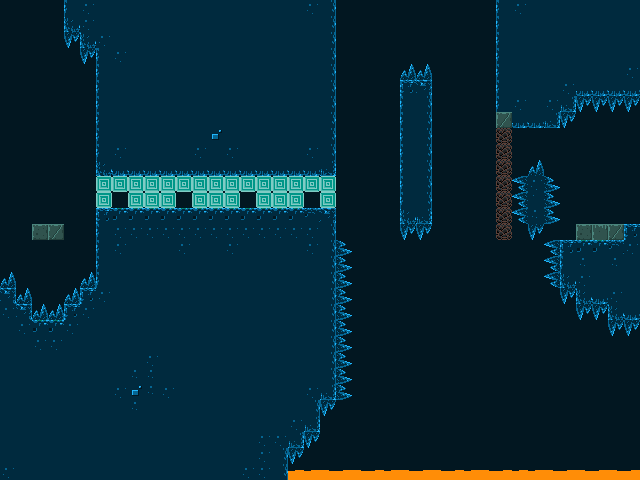

Below is a game level as drawn by its tile map, then a one-line description and the .tmx that defines it (tile-layer data replaced by summaries):
An orthogonal 40x30 tile map with 16x16 px tiles, 6 tile layers (backgroundLayer, stageLayer, trapsLayer, fragileLayer, ...), 4 tilesets and 14 objects (12x secret, playerStart, portal).

<map version="1.0" orientation="orthogonal" renderorder="right-down" width="40" height="30" tilewidth="16" tileheight="16" nextobjectid="44">
 <tileset firstgid="1" name="stageTiles" tilewidth="16" tileheight="16" tilecount="60" columns="10">
  <image source="../assets/img/tiles.png" width="160" height="96" />
 </tileset>
 <tileset firstgid="61" name="playerTiles" tilewidth="16" tileheight="16" tilecount="16" columns="4">
  <image source="../assets/img/player.png" width="64" height="64" />
 </tileset>
 <tileset firstgid="77" name="itemsTiles" tilewidth="16" tileheight="16" tilecount="16" columns="4">
  <image source="../assets/img/items.png" width="64" height="64" />
 </tileset>
 <tileset firstgid="93" name="secret" tilewidth="16" tileheight="16" tilecount="6" columns="6">
  <image source="../assets/img/secret.png" width="96" height="16" />
 </tileset>
 <layer name="backgroundLayer" width="40" height="30">
  <data>[1200 cells, 1200 non-empty, 7 distinct tile ids]</data>
 </layer>
 <objectgroup name="objectsLayer">
  <object id="1" name="Player" type="playerStart" gid="66" x="51" y="224" width="16" height="16" />
  <object id="8" name="Portal" type="portal" gid="79" x="624" y="224" width="16" height="16">
   <properties>
    <property name="animated" type="bool" value="true" />
    <property name="sprite" value="portal" />
    <property name="targetTilemap" value="17" />
   </properties>
  </object>
  <object id="30" name="Secret" type="secret" gid="93" x="304" y="208" width="16" height="16">
   <properties>
    <property name="animated" type="bool" value="true" />
    <property name="sprite" value="secret" />
   </properties>
  </object>
  <object id="31" name="Secret" type="secret" gid="93" x="240" y="208" width="16" height="16">
   <properties>
    <property name="animated" type="bool" value="true" />
    <property name="sprite" value="secret" />
   </properties>
  </object>
  <object id="32" name="Secret" type="secret" gid="93" x="176" y="208" width="16" height="16">
   <properties>
    <property name="animated" type="bool" value="true" />
    <property name="sprite" value="secret" />
   </properties>
  </object>
  <object id="33" name="Secret" type="secret" gid="93" x="112" y="208" width="16" height="16">
   <properties>
    <property name="animated" type="bool" value="true" />
    <property name="sprite" value="secret" />
   </properties>
  </object>
  <object id="34" name="Secret" type="secret" gid="93" x="383" y="208" width="16" height="16">
   <properties>
    <property name="animated" type="bool" value="true" />
    <property name="sprite" value="secret" />
   </properties>
  </object>
  <object id="35" name="Secret" type="secret" gid="93" x="337" y="160" width="16" height="16">
   <properties>
    <property name="animated" type="bool" value="true" />
    <property name="sprite" value="secret" />
   </properties>
  </object>
  <object id="36" name="Secret" type="secret" gid="93" x="383" y="111" width="16" height="16">
   <properties>
    <property name="animated" type="bool" value="true" />
    <property name="sprite" value="secret" />
   </properties>
  </object>
  <object id="37" name="Secret" type="secret" gid="93" x="432" y="208" width="16" height="16">
   <properties>
    <property name="animated" type="bool" value="true" />
    <property name="sprite" value="secret" />
   </properties>
  </object>
  <object id="38" name="Secret" type="secret" gid="93" x="480" y="240" width="16" height="16">
   <properties>
    <property name="animated" type="bool" value="true" />
    <property name="sprite" value="secret" />
   </properties>
  </object>
  <object id="39" name="Secret" type="secret" gid="93" x="480" y="208" width="16" height="16">
   <properties>
    <property name="animated" type="bool" value="true" />
    <property name="sprite" value="secret" />
   </properties>
  </object>
  <object id="40" name="Secret" type="secret" gid="93" x="480" y="176" width="16" height="16">
   <properties>
    <property name="animated" type="bool" value="true" />
    <property name="sprite" value="secret" />
   </properties>
  </object>
  <object id="41" name="Secret" type="secret" gid="93" x="480" y="142" width="16" height="16">
   <properties>
    <property name="animated" type="bool" value="true" />
    <property name="sprite" value="secret" />
   </properties>
  </object>
 </objectgroup>
 <layer name="stageLayer" width="40" height="30">
  <data>[1200 cells, 142 non-empty, 13 distinct tile ids]</data>
 </layer>
 <layer name="trapsLayer" width="40" height="30">
  <data>[1200 cells, 68 non-empty, 6 distinct tile ids]</data>
 </layer>
 <layer name="fragileLayer" width="40" height="30">
  <data>[1200 cells, 7 non-empty, 1 distinct tile ids]</data>
 </layer>
 <layer name="drillLayer" width="40" height="30">
  <data>[1200 cells, 26 non-empty, 1 distinct tile ids]</data>
 </layer>
 <layer name="springLayer" width="40" height="30">
  <data>[1200 cells, 0 non-empty, 0 distinct tile ids]</data>
 </layer>
</map>